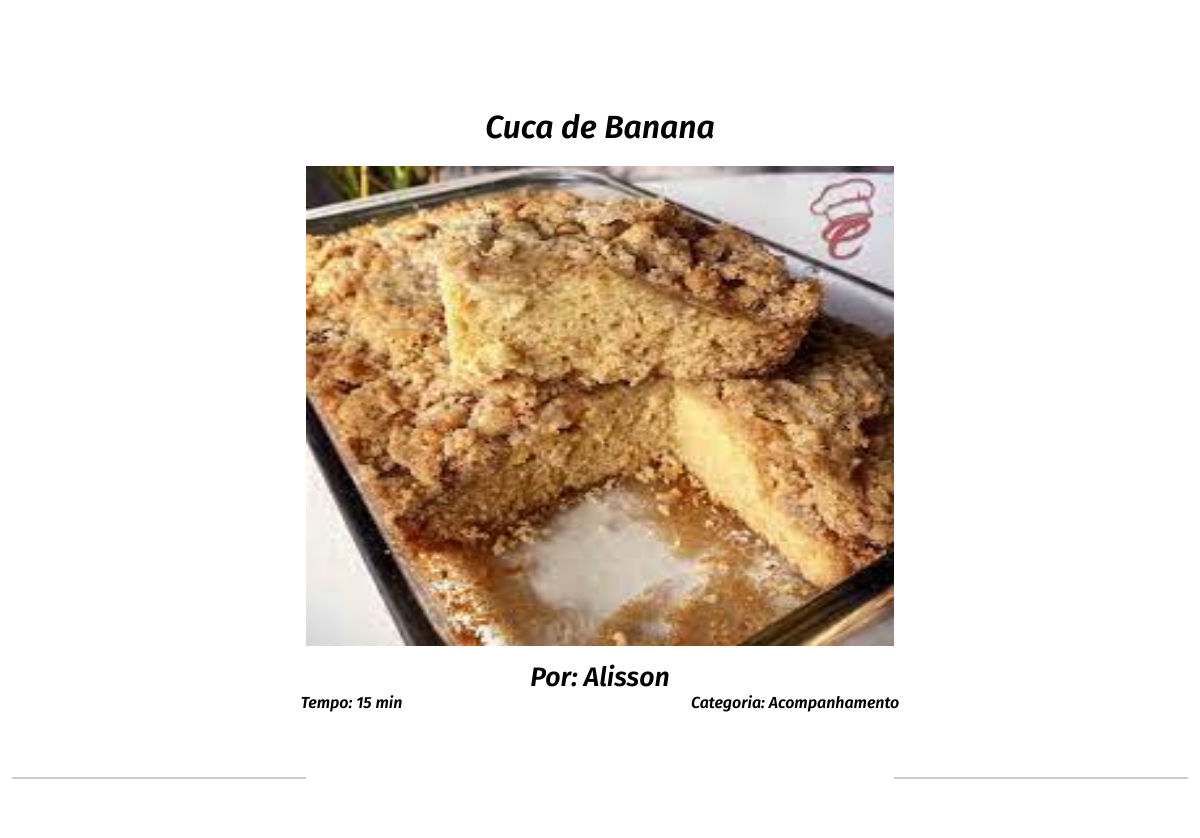
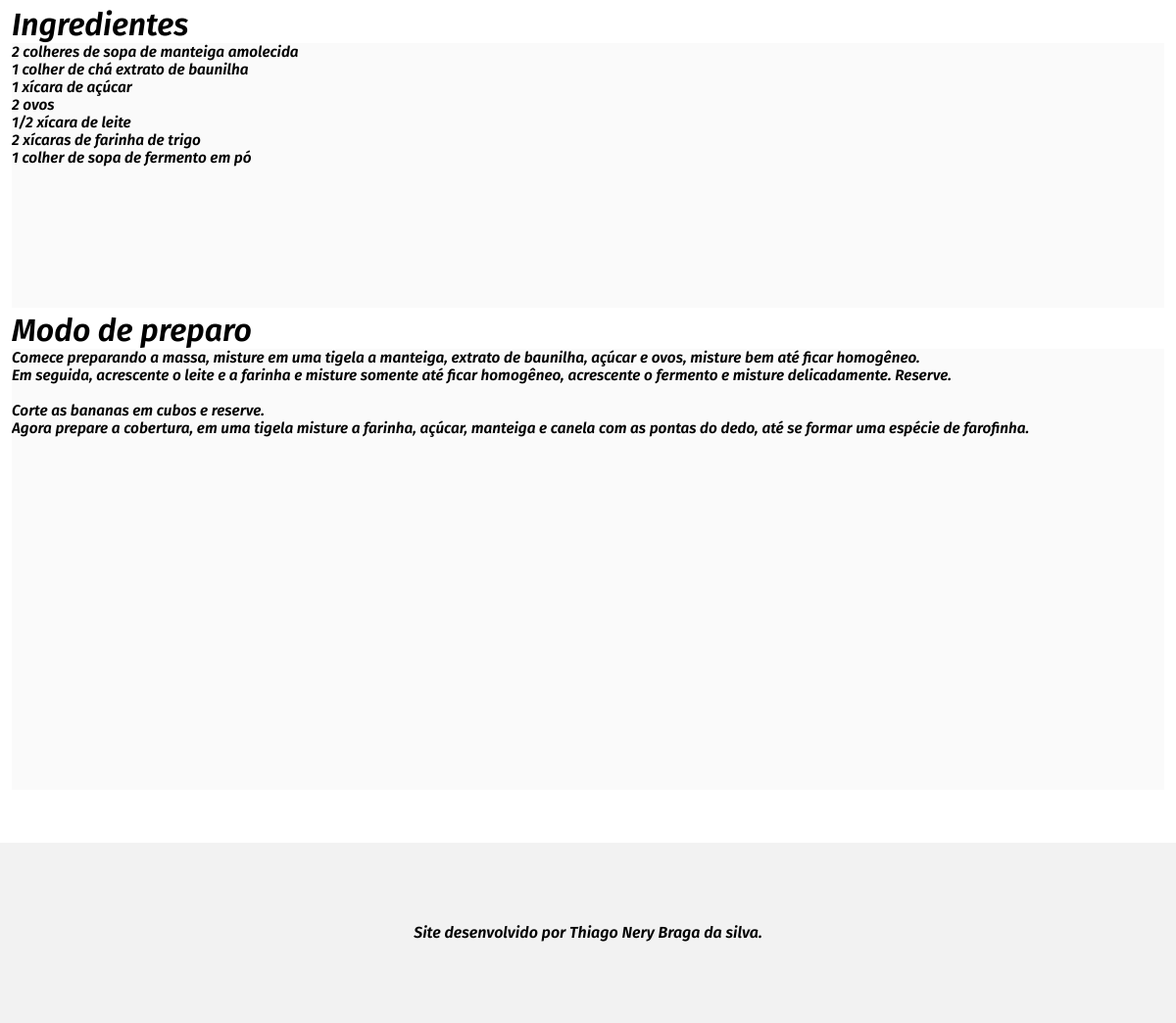
The app's page /homepage/22 with its own data (2 pictures, top to bottom).
### receitas/models.py (models this page shows)
class PostReceitas(models.Model):
    post_codigo = models.BigAutoField(primary_key=True,verbose_name='Codigo')
    post_usuario_fk = models.ForeignKey(User, on_delete=models.CASCADE, blank=True, null=True,
                                        verbose_name='Usuario')
    post_categoria_fk = models.ForeignKey(CategoriaModel, on_delete=models.DO_NOTHING,blank=True, null=True)
    post_foto = models.ImageField(upload_to='produto_imagens/%Y/%m/', blank=True, null=True)
    post_nome = models.CharField(max_length=80, blank=True,null=True, verbose_name='Nome da receita')
    post_tempo = models.IntegerField(null=True)
    post_ingredientes = models.TextField(max_length=1000, blank=True,null=True)
    post_preparo = models.TextField(max_length=1000, blank=True,null=True)
    post_publicado = models.BooleanField(default=False, verbose_name='Publicado')

class CategoriaModel(models.Model):
    cat_codigo = models.BigAutoField(primary_key=True)
    cat_nome = models.CharField(max_length=35, null=True)
    def __str__(self):
        return self.cat_nome

### receitas/views.py (the view)
# urls.py: path('<post_codigo>',views.Detalhe.as_view(),name='detalhe'),
class Detalhe(DetailView):
    model = models.PostReceitas
    template_name = 'receitas/detalhe.html'
    context_object_name = 'receita'
    pk_url_kwarg = 'post_codigo'

### receitas/templates/receitas/detalhe.html (shortened to what this page needs)
{%extends 'base.html'%}
{%block body %}
    <main class="main-pagina">
        <div class="container-receita-detalhe">
            <h1 class="receita-detalhe-tituto">{{receita.post_nome}}</h1>
            <img src="{{ receita.post_foto.url }}" alt="" class="img-receita-detalhe">
            <p class="autor-receita">Por: {{receita.post_usuario_fk}}</p>
            <div class="informacoes">
                <p>Tempo: {{receita.post_tempo}} min</p>
                 <p>Categoria: {{receita.post_categoria_fk}} </p>
            </div>
            <div class="flex-linha">
                <hr class="linha">
                <hr class="linha">
            </div>
            <h1>Ingredientes</h1>
            <textarea class="receita-ingrediente"  id="ingrediente" disabled rows="15">{{receita.post_ingredientes}}</textarea>
            <h1>Modo de preparo</h1>
             <textarea class="receita-ingrediente" id="preparo" disabled  rows="25">{{receita.post_preparo}}</textarea>
        </div>
    </main>
{% include 'parcias/_footer.html' %}
{%endblock%}

### templates/base.html (shortened to what this page needs)
{% load static %}
<!DOCTYPE html>
<html lang="pt-br">
<head>
    <link rel="stylesheet" href="{% static 'style.css'%} ">
</head>
<body>
   {% block body %}
    {% endblock %}
</body>
</html>

### templates/parcias/_header.html (shortened to what this page needs)
{% load static %}

### templates/parcias/_footer.html
{% load static %}
<footer >
    <p>Site desenvolvido por Thiago Nery Braga da silva. </p>
</footer>

### templates/static/style.css (style rules this page uses)
* { margin: 0; padding: 0; box-sizing: border-box; font-family: 'FiraSans', sans-serif; }
.container-receita-detalhe { margin: 1%; }
.img-receita-detalhe { background-color: #000000; width: 50%; margin: 0 auto; height: 60vh; display:block; }
.autor-receita { margin-top: 15px; text-align: center ; font-size: 20pt; font-weight:700; }
.receita-detalhe-tituto { text-align: center; margin: 20px 0; }
.linha { width:25%; margin:15px 0; background: #ccc; border: none; border-radius:none; height:2px }
.flex-linha { display:flex; margin: 50px 0; justify-content:space-between; }
.informacoes { width: 100%; display: flex; justify-content: space-evenly; align-items: center; }
.receita-ingrediente { border: none; border: none; color: black; font-size: 11.5pt; resize: none; text-align: initial; width: 100%; overflow: hidden; }
.main-pagina { margin-top: 13.45vh; }
footer { width: 100%; height: 23vh; margin-top: 50px; display: flex; justify-content: center; align-items: center; background-color: #F2F2F2; }

### records on screen
PostReceitas: post_nome "Cuca de Banana", post_foto (picture), post_usuario_fk "Alisson", post_tempo "15", post_categoria_fk "Acompanhamento", post_ingredientes "2 colheres de sopa de manteiga amolecida 1 colher de chá extrato de baunilha 1 xícara de açúcar 2 ovos 1/2 xícara de leite 2 xícaras de farinha de trigo 1 colher de sopa de fermento em pó", post_preparo "Comece preparando a massa, misture em uma tigela a manteiga, extrato de baunilha, açúcar e ovos, misture bem até ficar homogêneo. Em seguida, acrescente o leite e a farinha e misture somente até ficar homogêneo, acrescente o fermento e misture delicadamente. Reserve. Corte as bananas em cubos e reserve. Agora prepare a cobertura, em uma tigela misture a farinha, açúcar, manteiga e canela com as pontas do dedo, até se formar uma espécie de farofinha."
